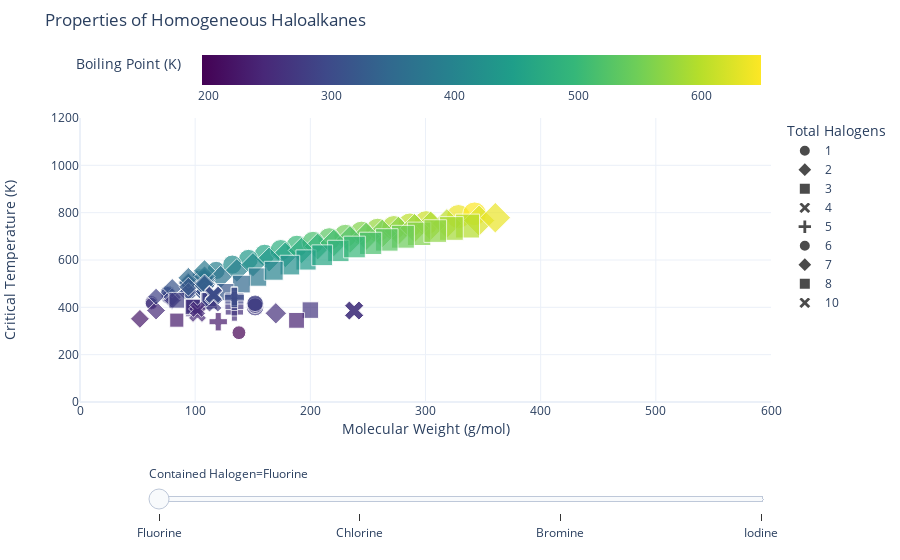

The notebook cell this image was saved under:
### Code cell
fig = px.scatter(SingleHalogens, x='molweight', y='critical temperature (K)', 
                 color = 'boiling point (K)', color_continuous_scale='viridis', 
                 size='acentric factor', template='plotly_white',
                 hover_name = 'name', animation_frame='Contained Halogen', symbol='Total Halogens',
                 labels = {'molweight': 'Molecular Weight (g/mol)',
                           'critical temperature (K)': 'Critical Temperature (K)',
                           'boiling point (K)':'Boiling Point (K)',
                           'acentric factor': 'Acentric Factor',
                           'name':'Species'},
                 title = 'Properties of Homogeneous Haloalkanes')
fig.update_xaxes(range=[0, 600])
fig.update_yaxes(range=[000, 1200])
fig.update_layout(coloraxis_colorbar_orientation='h')
fig["layout"].pop("updatemenus")
fig.show()

### Figure 1 — Plotly figure (JSON) as saved in the notebook; plotly's stock layout.template omitted (floating-point values rounded to 4 significant figures)
{"data": [{"hovertemplate": "<b>%{hovertext}</b><br><br>Total Halogens=1<br>Contained Halogen=Fluorine<br>Molecular Weight (g/mol)=%{x}<br>Critical Temperature (K)=%{y}<br>Acentric Factor=%{marker.size}<br>Boiling Point (K)=%{marker.color}<extra></extra>", "hovertext": ["1-fluoro-2,2-dimethylbutane", "1-fluoro-2,3-dimethylbutane", "1-fluoro-2-ethylbutane", "1-fluoro-2-methylpentane", "1-fluoro-2-methylpropane", "1-fluoro-3,3-dimethylbutane", "1-fluoro-3-methylpentane", "1-fluoro-4-methylpentane", "1-fluorobutane", "1-fluorodecane", "1-fluorodocosane", "1-fluorododecane", "1-fluoroeicosane", "1-fluoroheptadecane", "1-fluoroheptane", "1-fluorohexadecane", "1-fluorohexane", "1-fluorononadecane", "1-fluorononane", "1-fluorooctadecane", "1-fluorooctane", "1-fluoropentadecane", "1-fluoropropane", "1-fluorotetradecane", "1-fluorotricosane", "1-fluorotridecane", "1-fluoroundecane", "2-fluoro-2,3-dimethylbutane", "2-fluoro-2-methylpentane", "2-fluoro-2-methylpropane", "2-fluoro-3,3-dimethylbutane", "2-fluoro-3-methylpentane", "2-fluoro-4-methylpentane", "2-fluorobutane", "2-fluorohexane", "2-fluoropropane", "3-fluoro-2-methylpentane", "3-fluoro-3-methylpentane", "3-fluorohexane", null], "legendgroup": "1", "marker": {"color": [350, 354.1, 332.3, 355.1, 289.1, 348.9, 360.1, 357.1, 305.6, 459.4, 637.1, 498.1, 614.1, 576.1, 391.1, 562.1, 364.6, 602.1, 438.1, 589.1, 415.4, 547.1, 269.9, 531.1, 648.1, 515.1, 479.1, 340, 350, 285.2, 343.1, 350, 350, 298.2, 359.4, 263.8, 345.1, 340, 356.1, 400], "coloraxis": "coloraxis", "size": [0.342, 0.282, 0.253, 0.342, 0.254, 0.313, 0.342, 0.342, 0.309, 0.555, 0.755, 0.625, 0.782, 0.742, 0.436, 0.719, 0.391, 0.773, 0.518, 0.753, 0.479, 0.698, 0.227, 0.667, 0.731, 0.646, 0.588, 0.282, 0.282, 0.194, 0.253, 0.313, 0.313, 0.254, 0.342, 0.204, 0.313, 0.282, 0.342, 0.4], "sizemode": "area", "sizeref": 0.002605, "symbol": "circle"}, "mode": "markers", "name": "1", "orientation": "v", "showlegend": true, "type": "scatter", "x": [104.2, 104.2, 104.2, 104.2, 76.11, 104.2, 104.2, 104.2, 76.11, 160.3, 328.6, 188.3, 300.5, 258.5, 118.2, 244.4, 104.2, 286.5, 146.2, 272.5, 132.2, 230.4, 62.09, 216.4, 342.6, 202.4, 174.3, 104.2, 104.2, 76.11, 104.2, 104.2, 104.2, 76.11, 104.2, 62.09, 104.2, 104.2, 104.2, -100], "xaxis": "x", "y": [514.8, 529.5, 501.0, 522.4, 444.6, 517.3, 529.8, 525.4, 460.7, 623.1, 783.5, 658.6, 756.8, 726.2, 555.8, 714.6, 528.1, 747.3, 602.9, 737.1, 580.5, 702.1, 422, 688.7, 795.2, 674.2, 641.6, 508.3, 523.3, 446.8, 517.4, 519, 519, 458.6, 528.6, 415.7, 511.8, 508.3, 523.7, 400], "yaxis": "y"}, {"hovertemplate": "<b>%{hovertext}</b><br><br>Total Halogens=2<br>Contained Halogen=Fluorine<br>Molecular Weight (g/mol)=%{x}<br>Critical Temperature (K)=%{y}<br>Acentric Factor=%{marker.size}<br>Boiling Point (K)=%{marker.color}<extra></extra>", "hovertext": ["1,1-difluoro-2,2-dimethylpropane", "1,1-difluoro-2-methylbutane", "1,1-difluoro-2-methylpropane", "1,1-difluoro-3-methylbutane", "1,1-difluorobutane", "1,1-difluorodecane", "1,1-difluorodocosane", "1,1-difluorododecane", "1,1-difluoroeicosane", "1,1-difluoroethane", "1,1-difluoroheptadecane", "1,1-difluoroheptane", "1,1-difluorohexadecane", "1,1-difluorohexane", "1,1-difluorononadecane", "1,1-difluorononane", "1,1-difluorooctadecane", "1,1-difluorooctane", "1,1-difluoropentadecane", "1,1-difluoropentane", "1,1-difluoropropane", "1,1-difluorotetradecane", "1,1-difluorotricosane", "1,1-difluorotridecane", "1,1-difluoroundecane", "1,2-difluoro-2-methylbutane", "1,2-difluoro-2-methylpropane", "1,2-difluoro-3-methylbutane", "1,2-difluorobutane", "1,2-difluoroethane", "1,2-difluoropentane", "1,2-difluoropropane", "1,3-difluoro-2,2-dimethylpropane", "1,3-difluoro-2-ethylpropane", "1,3-difluoro-2-methylbutane", "1,3-difluoro-2-methylpropane", "1,3-difluoro-3-methylbutane", "1,3-difluorobutane", "1,3-difluoropentane", "1,3-difluoropropane", "1,4-difluoro-2-methylbutane", "1,4-difluorobutane", "1,4-difluoropentane", "1,5-difluoropentane", "2,2-difluoro-3-methylbutane", "2,2-difluorobutane", "2,2-difluoropentane", "2,2-difluoropropane", "2,3-difluoro-2-methylbutane", "2,3-difluorobutane", "2,3-difluoropentane", "2,4-difluoropentane", "3,3-difluoropentane", "difluoromethane", null], "legendgroup": "2", "marker": {"color": [308.7, 311.5, 306.1, 311.5, 314.1, 456.1, 624.1, 492.1, 603.1, 249.1, 566.1, 392.9, 553.1, 368.1, 591.1, 436.1, 579.1, 415.1, 539.1, 342.1, 281.1, 524.1, 635.1, 509.1, 475.1, 309.1, 308.1, 311.5, 323.1, 283.6, 348.1, 288.1, 309.1, 311.9, 311.5, 336.1, 309.1, 333.1, 353.1, 314.4, 311.9, 350.9, 359.1, 378.6, 308.7, 304.1, 332.9, 272.8, 308.7, 320.1, 330, 330, 333.4, 221.5, 400], "coloraxis": "coloraxis", "size": [0.261, 0.321, 0.277, 0.321, 0.367, 0.512, 0.748, 0.557, 0.687, 0.275, 0.643, 0.433, 0.633, 0.401, 0.67, 0.483, 0.662, 0.456, 0.619, 0.38, 0.276, 0.595, 0.721, 0.586, 0.541, 0.29, 0.246, 0.321, 0.306, 0.222, 0.351, 0.265, 0.29, 0.351, 0.321, 0.306, 0.29, 0.306, 0.351, 0.292, 0.351, 0.336, 0.351, 0.381, 0.261, 0.246, 0.29, 0.202, 0.261, 0.277, 0.321, 0.321, 0.29, 0.277, 0.4], "sizemode": "area", "sizeref": 0.002605, "symbol": "diamond"}, "mode": "markers", "name": "2", "orientation": "v", "showlegend": true, "type": "scatter", "x": [108.1, 108.1, 94.1, 108.1, 94.1, 178.3, 346.6, 206.3, 318.5, 66.05, 276.5, 136.2, 262.4, 122.2, 304.5, 164.2, 290.5, 150.2, 248.4, 108.1, 80.08, 234.4, 360.6, 220.3, 192.3, 108.1, 94.1, 108.1, 94.1, 66.05, 108.1, 80.08, 108.1, 108.1, 108.1, 94.1, 108.1, 94.1, 108.1, 80.08, 108.1, 94.1, 108.1, 108.1, 108.1, 94.1, 108.1, 80.08, 108.1, 94.1, 108.1, 108.1, 108.1, 52.02, -100], "xaxis": "x", "y": [467.1, 463.4, 465.7, 463.4, 463.3, 622, 766.6, 656.9, 754, 386.4, 723.6, 556.1, 712.1, 529, 744.5, 602.2, 734.4, 580.3, 699.8, 498.4, 430, 686.6, 778.6, 672.3, 640.2, 463.7, 472.9, 463.4, 487.3, 445, 513.8, 443.3, 463.7, 460.3, 463.4, 506.9, 463.7, 502.4, 521.2, 480.9, 460.3, 524.7, 530.0, 554.4, 467.1, 466.6, 499.4, 429.0, 467.1, 487.0, 491, 491, 500.2, 351.3, 400], "yaxis": "y"}, {"hovertemplate": "<b>%{hovertext}</b><br><br>Total Halogens=3<br>Contained Halogen=Fluorine<br>Molecular Weight (g/mol)=%{x}<br>Critical Temperature (K)=%{y}<br>Acentric Factor=%{marker.size}<br>Boiling Point (K)=%{marker.color}<extra></extra>", "hovertext": ["1,1,1-trifluoro-2-methylpropane", "1,1,1-trifluorobutane", "1,1,1-trifluorodecane", "1,1,1-trifluorododecane", "1,1,1-trifluoroeicosane", "1,1,1-trifluoroethane", "1,1,1-trifluoroheptadecane", "1,1,1-trifluoroheptane", "1,1,1-trifluorohexadecane", "1,1,1-trifluorohexane", "1,1,1-trifluorononadecane", "1,1,1-trifluorononane", "1,1,1-trifluorooctadecane", "1,1,1-trifluorooctane", "1,1,1-trifluoropentadecane", "1,1,1-trifluoropentane", "1,1,1-trifluoropropane", "1,1,1-trifluorotetradecane", "1,1,1-trifluorotridecane", "1,1,1-trifluoroundecane", "1,1,2-trifluoro-2-methylpropane", "1,1,2-trifluorobutane", "1,1,2-trifluoroethane", "1,1,2-trifluoropropane", "1,1,3-trifluoro-2-methylpropane", "1,1,3-trifluorobutane", "1,1,3-trifluoropropane", "1,1,4-trifluorobutane", "1,2,2-trifluorobutane", "1,2,2-trifluoropropane", "1,2,3-trifluorobutane", "1,2,3-trifluoropropane", "1,2,4-trifluorobutane", "1,3,3-trifluorobutane", "1,3-difluoro-2-(fluoromethyl)-propane", "2,3,3-trifluorobutane", null], "legendgroup": "3", "marker": {"color": [285.1, 289.9, 442.1, 481.1, 597.1, 225.8, 560.1, 374.1, 545.1, 348.1, 585.1, 421.1, 569.1, 398.1, 530.1, 320.1, 260.1, 515.1, 498.1, 462.1, 285.1, 287.9, 278.1, 265.0, 287.9, 287.9, 265.4, 288.3, 285.5, 262.6, 287.9, 265.4, 288.3, 285.5, 288.3, 285.1, 400], "coloraxis": "coloraxis", "size": [0.269, 0.368, 0.533, 0.597, 0.746, 0.261, 0.713, 0.439, 0.682, 0.409, 0.733, 0.505, 0.668, 0.467, 0.658, 0.383, 0.301, 0.645, 0.615, 0.564, 0.269, 0.33, 0.326, 0.285, 0.33, 0.33, 0.315, 0.36, 0.298, 0.254, 0.33, 0.315, 0.36, 0.298, 0.36, 0.269, 0.4], "sizemode": "area", "sizeref": 0.002605, "symbol": "square"}, "mode": "markers", "name": "3", "orientation": "v", "showlegend": true, "type": "scatter", "x": [112.1, 112.1, 196.3, 224.3, 336.5, 84.04, 294.4, 154.2, 280.4, 140.1, 322.5, 182.2, 308.5, 168.2, 266.4, 126.1, 98.07, 252.4, 238.3, 210.3, 112.1, 112.1, 84.04, 98.07, 112.1, 112.1, 98.07, 112.1, 112.1, 98.07, 112.1, 98.07, 112.1, 112.1, 112.1, 112.1, -100], "xaxis": "x", "y": [432.9, 425.8, 600.1, 638.2, 743.4, 345.9, 710.6, 527.9, 698.2, 498.2, 733.2, 578.4, 722.3, 554.5, 684.8, 464.5, 392, 670.4, 654.9, 620, 432.9, 429.8, 429.8, 404.6, 429.8, 429.8, 401.7, 426.9, 429.8, 404.6, 429.8, 401.7, 426.9, 429.8, 426.9, 432.9, 400], "yaxis": "y"}, {"hovertemplate": "<b>%{hovertext}</b><br><br>Total Halogens=4<br>Contained Halogen=Fluorine<br>Molecular Weight (g/mol)=%{x}<br>Critical Temperature (K)=%{y}<br>Acentric Factor=%{marker.size}<br>Boiling Point (K)=%{marker.color}<extra></extra>", "hovertext": ["1,1,1,2-tetrafluoroethane", "1,1,1,2-tetrafluoropropane", "1,1,1,3-tetrafluoropropane", "1,1,2,2-tetrafluoroethane", "1,1,2,2-tetrafluoropropane", "1,1,2,3-tetrafluoropropane", "1,1,3,3-tetrafluoropropane", "1,2,2,3-tetrafluoropropane", null], "legendgroup": "4", "marker": {"color": [247.1, 272.1, 302.6, 250.2, 300, 300, 300, 300, 400], "coloraxis": "coloraxis", "size": [0.327, 0.277, 0.306, 0.266, 0.277, 0.338, 0.338, 0.306, 0.4], "sizemode": "area", "sizeref": 0.002605, "symbol": "x"}, "mode": "markers", "name": "4", "orientation": "v", "showlegend": true, "type": "scatter", "x": [102.0, 116.1, 116.1, 102.0, 116.1, 116.1, 116.1, 116.1, -100], "xaxis": "x", "y": [374.2, 414.8, 457.1, 391.8, 457.3, 449.4, 449.4, 453.2, 400], "yaxis": "y"}, {"hovertemplate": "<b>%{hovertext}</b><br><br>Total Halogens=5<br>Contained Halogen=Fluorine<br>Molecular Weight (g/mol)=%{x}<br>Critical Temperature (K)=%{y}<br>Acentric Factor=%{marker.size}<br>Boiling Point (K)=%{marker.color}<extra></extra>", "hovertext": ["1,1,1,2,2-pentafluoropropane", "1,1,1,2,3-pentafluoropropane", "1,1,1,3,3-pentafluoropropane", "1,1,2,2,3-pentafluoropropane", "1,1,2,3,3-pentafluoropropane", "pentafluoroethane", null], "legendgroup": "5", "marker": {"color": [255.5, 270, 288.4, 299.1, 300, 225.0, 400], "coloraxis": "coloraxis", "size": [0.305, 0.33, 0.33, 0.33, 0.37, 0.305, 0.4], "sizemode": "area", "sizeref": 0.002605, "symbol": "cross"}, "mode": "markers", "name": "5", "orientation": "v", "showlegend": true, "type": "scatter", "x": [134.0, 134.0, 134.0, 134.0, 134.0, 120.0, -100], "xaxis": "x", "y": [380.1, 403.8, 427.2, 447.4, 441.4, 339.2, 400], "yaxis": "y"}, {"hovertemplate": "<b>%{hovertext}</b><br><br>Total Halogens=6<br>Contained Halogen=Fluorine<br>Molecular Weight (g/mol)=%{x}<br>Critical Temperature (K)=%{y}<br>Acentric Factor=%{marker.size}<br>Boiling Point (K)=%{marker.color}<extra></extra>", "hovertext": ["1,1,1,2,2,3-hexafluoropropane", "1,1,1,2,3,3-hexafluoropropane", "1,1,1,3,3,3-hexafluoropropane", "1,1,2,2,3,3-hexafluoropropane", "hexafluoroethane", null], "legendgroup": "6", "marker": {"color": [274.4, 279.4, 272.4, 283.1, 194.9, 400], "coloraxis": "coloraxis", "size": [0.409, 0.369, 0.321, 0.358, 0.249, 0.4], "sizemode": "area", "sizeref": 0.002605, "symbol": "circle"}, "mode": "markers", "name": "6", "orientation": "v", "showlegend": true, "type": "scatter", "x": [152.0, 152.0, 152.0, 152.0, 138.0, -100], "xaxis": "x", "y": [401.2, 412.4, 406.9, 417.1, 292.8, 400], "yaxis": "y"}, {"hovertemplate": "<b>%{hovertext}</b><br><br>Total Halogens=7<br>Contained Halogen=Fluorine<br>Molecular Weight (g/mol)=%{x}<br>Critical Temperature (K)=%{y}<br>Acentric Factor=%{marker.size}<br>Boiling Point (K)=%{marker.color}<extra></extra>", "hovertext": ["heptafluoropropane", null], "legendgroup": "7", "marker": {"color": [256.8, 400], "coloraxis": "coloraxis", "size": [0.355, 0.4], "sizemode": "area", "sizeref": 0.002605, "symbol": "diamond"}, "mode": "markers", "name": "7", "orientation": "v", "showlegend": true, "type": "scatter", "x": [170.0, -100], "xaxis": "x", "y": [374.8, 400], "yaxis": "y"}, {"hovertemplate": "<b>%{hovertext}</b><br><br>Total Halogens=8<br>Contained Halogen=Fluorine<br>Molecular Weight (g/mol)=%{x}<br>Critical Temperature (K)=%{y}<br>Acentric Factor=%{marker.size}<br>Boiling Point (K)=%{marker.color}<extra></extra>", "hovertext": ["octafluorocyclobutane", "octafluoropropane", null], "legendgroup": "8", "marker": {"color": [267.2, 236.4, 400], "coloraxis": "coloraxis", "size": [0.356, 0.327, 0.4], "sizemode": "area", "sizeref": 0.002605, "symbol": "square"}, "mode": "markers", "name": "8", "orientation": "v", "showlegend": true, "type": "scatter", "x": [200.0, 188.0, -100], "xaxis": "x", "y": [388.4, 345.1, 400], "yaxis": "y"}, {"hovertemplate": "<b>%{hovertext}</b><br><br>Total Halogens=10<br>Contained Halogen=Fluorine<br>Molecular Weight (g/mol)=%{x}<br>Critical Temperature (K)=%{y}<br>Acentric Factor=%{marker.size}<br>Boiling Point (K)=%{marker.color}<extra></extra>", "hovertext": ["decafluorobutane", "perfluoroisobutane", null], "legendgroup": "10", "marker": {"color": [271.1, 261.1, 400], "coloraxis": "coloraxis", "size": [0.372, 0.372, 0.4], "sizemode": "area", "sizeref": 0.002605, "symbol": "x"}, "mode": "markers", "name": "10", "orientation": "v", "showlegend": true, "type": "scatter", "x": [238.0, 238.0, -100], "xaxis": "x", "y": [386.4, 386.4, 400], "yaxis": "y"}], "layout": {"coloraxis": {"colorbar": {"orientation": "h", "title": {"text": "Boiling Point (K)"}}, "colorscale": [[0, "#440154"], [0.1111, "#482878"], [0.2222, "#3e4989"], [0.3333, "#31688e"], [0.4444, "#26828e"], [0.5556, "#1f9e89"], [0.6667, "#35b779"], [0.7778, "#6ece58"], [0.8889, "#b5de2b"], [1, "#fde725"]]}, "legend": {"itemsizing": "constant", "title": {"text": "Total Halogens"}, "tracegroupgap": 0}, "sliders": [{"active": 0, "currentvalue": {"prefix": "Contained Halogen="}, "len": 0.9, "pad": {"b": 10, "t": 60}, "steps": [{"args": [["Fluorine"], {"frame": {"duration": 0, "redraw": false}, "fromcurrent": true, "mode": "immediate", "transition": {"duration": 0, "easing": "linear"}}], "label": "Fluorine", "method": "animate"}, {"args": [["Chlorine"], {"frame": {"duration": 0, "redraw": false}, "fromcurrent": true, "mode": "immediate", "transition": {"duration": 0, "easing": "linear"}}], "label": "Chlorine", "method": "animate"}, {"args": [["Bromine"], {"frame": {"duration": 0, "redraw": false}, "fromcurrent": true, "mode": "immediate", "transition": {"duration": 0, "easing": "linear"}}], "label": "Bromine", "method": "animate"}, {"args": [["Iodine"], {"frame": {"duration": 0, "redraw": false}, "fromcurrent": true, "mode": "immediate", "transition": {"duration": 0, "easing": "linear"}}], "label": "Iodine", "method": "animate"}], "x": 0.1, "xanchor": "left", "y": 0, "yanchor": "top"}], "title": {"text": "Properties of Homogeneous Haloalkanes"}, "xaxis": {"anchor": "y", "domain": [0, 1], "range": [0, 600], "title": {"text": "Molecular Weight (g/mol)"}}, "yaxis": {"anchor": "x", "domain": [0, 1], "range": [0, 1200], "title": {"text": "Critical Temperature (K)"}}}}
